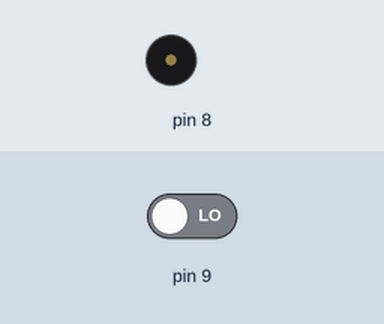
Recording of a sketch running on a simulated Arduino Uno, built with avr-gcc and run on an emulated ATmega328P. On the bench: buzzer (waves = sounding). The inputs (shaded band) are chosen by the test bench; at power-on: pin 9 LOW.

Above: at 1.2 s.
1.3 s: pin 9 driven HIGH
At 1.8 s:
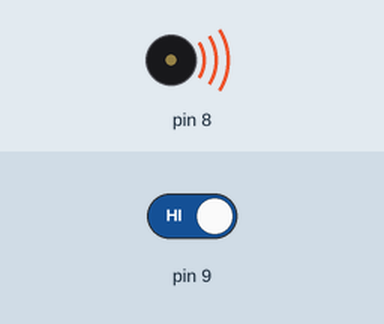
4.3 s: pin 9 driven LOW
At 5.3 s:
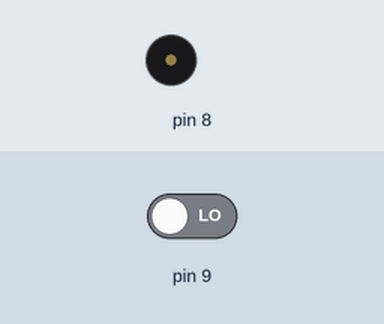
Timing chart, 0 to 7.3 s (numbered marks = the images above; inputs shaded):
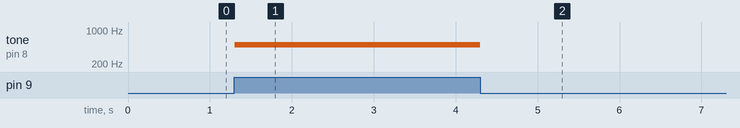

Measured:
- after the input at 1.3 s, tone on pin 8: silent → 500 Hz at once
- after the input at 4.3 s, tone on pin 8: 500 Hz → silent at once

The sketch:

switch_piezo.ino
```cpp
void setup() {
pinMode(9, INPUT);
pinMode(8, OUTPUT);
}

void loop() {

  if(digitalRead(9) == HIGH){
    tone(8, 500, 100);
    delay(100);
  }
  else {
    delay(100);
  }
}
```
